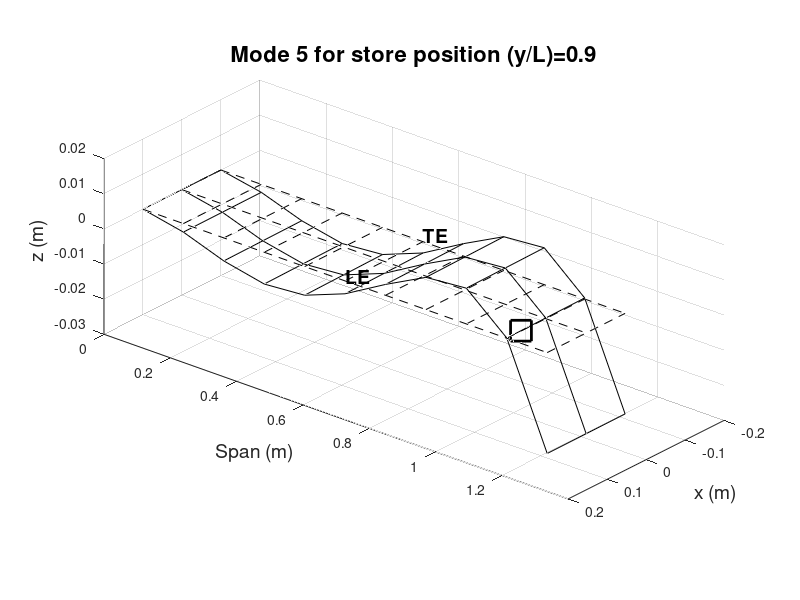
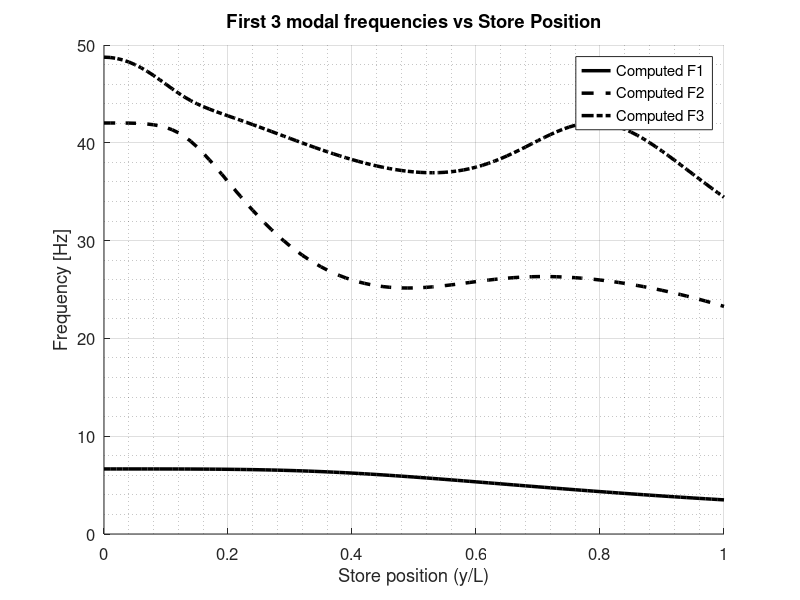

The MATLAB source for these figures, in order:
clc
clear

%%
% wing parameters
mw = 1.5818 ;                   % mass of the wing
c = 0.2032 ;                    % chord length 
b = c/2 ;                       % half chord
L = 1.2192 ;                    % length of the wing
EA = 0.437*c ;                  % position of elastic axis
IA = 0.454*c ;                  % position of inertial axis
x_b = IA-EA ;                   % 
EI = 404.76 ;                   % flexural rigidity of wing (Nm^2)
GJ = 199.076 ;                  % torsional rigidity of wing (Nm^2/rad)
mbar = mw/L ;                   % mass per unit length of wing (kg/m)
Iwing = 4.349e-3/L ;            % wing pitch moment of inertia (kg m^2/m)
rho = mbar/(pi*b*b*32.6) ;      

% parameters for wing store 4 
ms = 0.636*mw ;                    % store 4 mass, kg
xs = 0.625 ;                       % position of store ahead of Elastic Axis, m
Is = 1.91*Iwing*L ;                % pitch inertia of store about centre , kg m^2
x = xs*b ;

% store position at 100 points along span
 for int_pos = 1:1:101
    Ls = (int_pos-1).*(L/100) ;
    % calculate Delta, Deltas, B, C, D and T matrices.
    % setup functions for bending, 3 bending and 2 torsion modes
    y_L = 0:0.01:1 ;
    N = 3 ;                                                      % assume as a first test the bending 
    M = 2 ;                                                      % and torsion modes

    for i=1:N
        psi_i = (y_L).^(i+1) ;                                      % ith bending function for wing
        psi_i_store = (Ls/L).^(i+1) ;                               % ith bending funtion for store
        psi_i_double = ((i*(i+1))/L.^2).*((y_L).^(i-1)) ;           % ith bending function second derivative (psi'')
        for j = 1:N
           psi_j = (y_L).^(j+1) ;                                   % jth bedning function of wing
           psi_j_store = (Ls/L).^(j+1) ;                            % jth bending mode of store
           psi_j_double = ((j*(j+1))/L.^2).*((y_L).^(j-1)) ;        % jth wing bending function second derivative (psi'') 
           % Del, Dels and B matrices
           Del(i,j) = (L-0)*trapz(y_L,psi_i.*psi_j) ;              % Delta for wing
           Dels(i,j) = psi_i_store.*psi_j_store ;                  % Delta for store
           B(i,j) = (L-0)*trapz(y_L,psi_i_double.*psi_j_double) ;  % 
        end
    end
    % setup i and j torsion for wing and store, 2 torsion modes
    for i=1:M
        phi_i = (y_L).^i ;                                          % ith torsional function for wing
        phi_i_store = (Ls/L).^i ;                                   % ith torsional function for store
        phi_i_single = ((i)/(L)).*((y_L).^(i-1)) ;                   % ith torsional function first derivative (phi')
        for j = 1:M
            phi_j = (y_L).^j ;                                      % jth torsional function for wing 
            phi_j_store = (Ls/L).^j ;                               % jth torsional function for store
            phi_j_single = ((j)/(L)).*((y_L).^(j-1)) ;               % jth torsional function first derivative (phi')
            % D, D_store and T matrices
            D(i,j) = (L-0)*trapz(y_L, phi_i.*phi_j) ;                % D matrix for wing
            D_s(i,j) = phi_i_store.*phi_j_store ;                    % D matrix for store
            T(i,j) = (L-0)*trapz(y_L, phi_i_single.*phi_j_single) ;       % T matrix
        end
    end
    % Define functions for i bending and j torsion to determine C matrix
    for i=1:N
        psi_i = (y_L).^(i+1) ;                                      % ith bending function for wing
        psi_i_store = (Ls/L).^(i+1) ;                               % ith bending funtion for store
        psi_i_double = ((i*(i+1))/L.^2).*((y_L).^(i-1)) ;           % ith bending function second derivative (psi'')
        for j = 1:M
            phi_j = (y_L).^j ;                                      % jth torsional function for wing
            phi_j_store = (Ls/L).^j ;                               % jth torsional function for store 
            phi_j_single = ((j)/(L)).*((y_L).^(j-1)) ;              % jth torsional function first derivative (phi')
            % C and C_store matrices
            C(i,j) = (L-0)*trapz(y_L, psi_i.*phi_j) ;
            C_s(i,j) = psi_i_store.*phi_j_store ;
        end
    end

% Expressions for wing and store mass matrix
Mwing = [   mbar*Del,   -mbar*x_b*C   ;
         -mbar*x_b*(C'),  Iwing*D   ] ;

Mstore = [    ms*Dels,     ms*xs*b*C_s   ; 
           ms*xs*b*(C_s'),   Is*D_s   ]   ;

%Determince expression for the stiffness matrix, unaffected by the addition of a store
K = [    EI*B,      zeros(N,M)  ;
     (zeros(N,M))',    GJ*T   ] ;

% Total mass matrix achieved by combining the mass matrices of store and wing
    Mt = Mwing + Mstore ;

% Determine natural frequencies
    [V,Lambda] = eig(K,Mt) ;
    
    % We only want to save the eigenvectors at 11 specific points along the span.
    if int_pos == 1
        Vout(:,:,1) = V ;                   % Save the Ls = 0 (clean wing) case as index 1
        
    elseif mod(int_pos-1, 10) == 0
        store_idx = (int_pos-1)/10 + 1 ;    % For int_pos 11, 21, 31... calculate the corresponding index (2 through 11)
        Vout(:,:,store_idx) = V ;           % Save the 5x5 eigenvector matrix into the 3D Vout array
    end

    omega = sqrt(diag(Lambda)) ;            % rad/s frequency
    f(:,int_pos) = omega/(2*pi) ;           % transforms the Frequency from radians to Hz
end
    % Data from NACA TN1594 for plotting
  
    %Deflection and twist of the elastic axis create 11 store positions along span
    y_L=0:0.1:1;
    % select mode
    mode = 5 ;
    % select store position
    store_pos = 10 ;
    EA_z = zeros(1,length(y_L)) ;
    theta_EA = zeros(1,length(y_L)) ;
    % Determine the amount of bending
    for j = 1:N
        a = 0.01*Vout(j,mode,store_pos) ;
        psi_j = (y_L).^(j+1) ;
        EA_z = EA_z + psi_j*a ;
    end
    % Determine the amount of twist
    for j = N+1:(M+N)
        b = 0.01*Vout(j,mode,store_pos) ;
        phi_j = (y_L).^(j-N) ;
        theta_EA = theta_EA+(phi_j*b)*(180/pi) ;
    end

% Geometry --------------------------------------------------------------------------------------------------------------

    % Determine leading edge and trailing edge x and z coordinates
    Lead_x = 0.1 ;
    Lead_z= 0 ;
    Trail_x = -0.1 ; 
    Trail_z = 0 ;
    Store_x = 0 ;
    Store_z = 0 ;
       
    % Calculate physical span locations
    y_span = L * y_L; 

    % Calculate the deformed coordinates for the whole wing (Using cosd and sind because theta_EA is in degrees)
    x_LE = Lead_x * cosd(theta_EA);
    z_LE = Lead_x * sind(theta_EA) + EA_z;
    
    x_TE = Trail_x * cosd(theta_EA);
    z_TE = Trail_x * sind(theta_EA) + EA_z;
    
    x_EA = zeros(1, length(y_L));
    z_EA = EA_z;

%% 3D PLOT --------------------------------------------------------------------------------------------------------------

    figure;
    hold on;
    grid on;
    view(-35, 300) ;                  % Sets the 3D viewing angle to match your reference image
    
    % rigid wing 
    plot3([Lead_x Lead_x], [0 L], [0 0], '--k');                    % Leading Edge
    plot3([Trail_x Trail_x], [0 L], [0 0], '--k');                  % Trailing Edge
    plot3([0 0], [0 L], [0 0], '--k');                              % Elastic Axis
    
    % plot chordwise ribs
    for i = 1:length(y_L)
        plot3([Lead_x, Trail_x], [y_span(i), y_span(i)], [0, 0], '--k');
    end

    % deformed wing 
    plot3(x_LE, y_span, z_LE, '-k'); % Deformed Leading Edge
    plot3(x_TE, y_span, z_TE, '-k'); % Deformed Trailing Edge
    plot3(x_EA, y_span, z_EA, '-k'); % Deformed Elastic Axis
    
    % plot chordwise ribs
    for i = 1:length(y_L)
        plot3([x_LE(i), x_TE(i)], [y_span(i), y_span(i)], [z_LE(i), z_TE(i)], '-k');
    end

    % text denoting leading and trailing edges
    text(x_LE(6), y_span(6), z_LE(6) + 0.005, 'LE', 'FontSize', 14, 'FontWeight', 'bold');    % Index 6 corresponds to 50% 
    text(x_TE(6), y_span(6), z_TE(6) + 0.005, 'TE', 'FontSize', 14, 'FontWeight', 'bold');    % span (y/L = 0.5)

    % store marker
    y_store = y_span(store_pos);                                    % Calculate store 
    x_store_rot = x * cosd(theta_EA(store_pos));                    % location on the 
    z_store = x * sind(theta_EA(store_pos)) + EA_z(store_pos);      % deformed wing
    
    % plot the store as a large square 's' marker
    plot3(x_store_rot, y_store, z_store, 'sk', 'MarkerSize', 15, 'LineWidth', 2);

    % figure formatting 
    
    % force desired view angle 
    view(130, 25) ;
    
    % axis labels
    xlabel('x (m)', 'FontSize', 14);
    ylabel('Span (m)', 'FontSize', 14);
    zlabel('z (m)', 'FontSize', 14);

    % axis limits 
    xlim([-0.2, 0.2]);
    ylim([0, 1.4]);
    
    % make the 3D bounding box rectangular
    pbaspect([1 2.5 0.8]);              % [x-width, y-length, z-height]. This makes Span 2.5x visually longer than Chord.
    
    % title based on selected mode and store position
    title_str = sprintf('Mode %d for store position (y/L)=%.1f', mode, y_L(store_pos));
    title(title_str, 'FontSize', 16, 'FontWeight', 'bold');
   
    hold off;

%% 2D Frequency plot 

% sort frequencies at every spanwise station from lowest to highest
f_sorted = sort(f, 1);          % ensures F1 is always the lowest line, F2 is the middle, etc

% create x-axis array for computed lines 
x_span = 0:0.01:1;

% experimental data
% exp_yL = [0, 0.23, 0.42, 0.54, 0.60, 0.85, 0.94, 0.98]; 
% exp_1B = [6.4, 6.4,  6.0,  5.5,  5.4,  4.2,  4.0,  3.8];    
% exp_2B = [36.1, 30.0, 35.5, 34.0, 35.0, 24.0, 23.5, 34.0]; 
% exp_1F = [45.9, 40.0, NaN,  23.5, 24.5, 23.8, 23.4, 22.0];  

figure;
hold on;

% plot the computed lines (rows 1, 2, and 3 of f_sorted)
plot(x_span, f_sorted(1,:), '-k', 'LineWidth', 2.5, 'DisplayName', 'Computed F1');   % Solid
plot(x_span, f_sorted(2,:), '--k', 'LineWidth', 2.5, 'DisplayName', 'Computed F2');  % Dashed
plot(x_span, f_sorted(3,:), '-.k', 'LineWidth', 2.5, 'DisplayName', 'Computed F3');  % Dash-Dot

% % plot the experimental data markers
% plot(exp_yL, exp_1B, 'sk', 'MarkerSize', 10, 'LineWidth', 1.5, 'DisplayName', 'Experimental 1B');
% plot(exp_yL, exp_2B, 'ok', 'MarkerSize', 10, 'LineWidth', 1.5, 'DisplayName', 'Experimental 2B');
% plot(exp_yL, exp_1F, 'sk', 'MarkerSize', 10, 'LineWidth', 1.5, 'DisplayName', 'Experimental 1F'); 

% figure formatting 
xlabel('Store position (y/L)', 'FontSize', 16);
ylabel('Frequency [Hz]', 'FontSize', 16);
title('First 3 modal frequencies vs Store Position', 'FontSize', 18, 'FontWeight', 'bold');

% axis limits
xlim([0 1]);
ylim([0 50]);

grid on
grid minor
legend('Location', 'northeast', 'FontSize', 12);

% clean up the axes 
box off;
set(gca, 'FontSize', 12, 'TickDir', 'in');
hold off;
